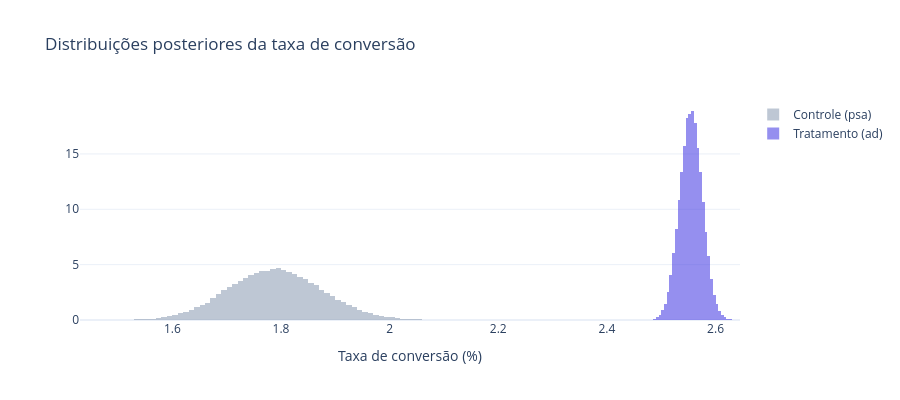

Notebook code cell kept with this figure:
### Code cell
fig = go.Figure()
fig.add_trace(go.Histogram(x=post_ctrl * 100, name='Controle (psa)', opacity=0.6,
                           marker_color='#94a3b8', nbinsx=80, histnorm='probability density'))
fig.add_trace(go.Histogram(x=post_treat * 100, name='Tratamento (ad)', opacity=0.6,
                           marker_color='#4f46e5', nbinsx=80, histnorm='probability density'))
fig.update_layout(title='Distribuições posteriores da taxa de conversão',
                  xaxis_title='Taxa de conversão (%)', barmode='overlay',
                  height=400, template='plotly_white')
fig.show()

### Figure 1 — Plotly figure (JSON) as saved in the notebook; plotly's stock layout.template omitted (floating-point values rounded to 4 significant figures; data arrays with more than 128 entries replaced by an {"elided": "..."} marker saying what was removed)
{"data": [{"histnorm": "probability density", "marker": {"color": "#94a3b8"}, "name": "Controle (psa)", "nbinsx": 80, "opacity": 0.6, "type": "histogram", "x": {"elided": "100000 float values"}}, {"histnorm": "probability density", "marker": {"color": "#4f46e5"}, "name": "Tratamento (ad)", "nbinsx": 80, "opacity": 0.6, "type": "histogram", "x": {"elided": "100000 float values"}}], "layout": {"barmode": "overlay", "height": 400, "title": {"text": "Distribuições posteriores da taxa de conversão"}, "xaxis": {"title": {"text": "Taxa de conversão (%)"}}}}
